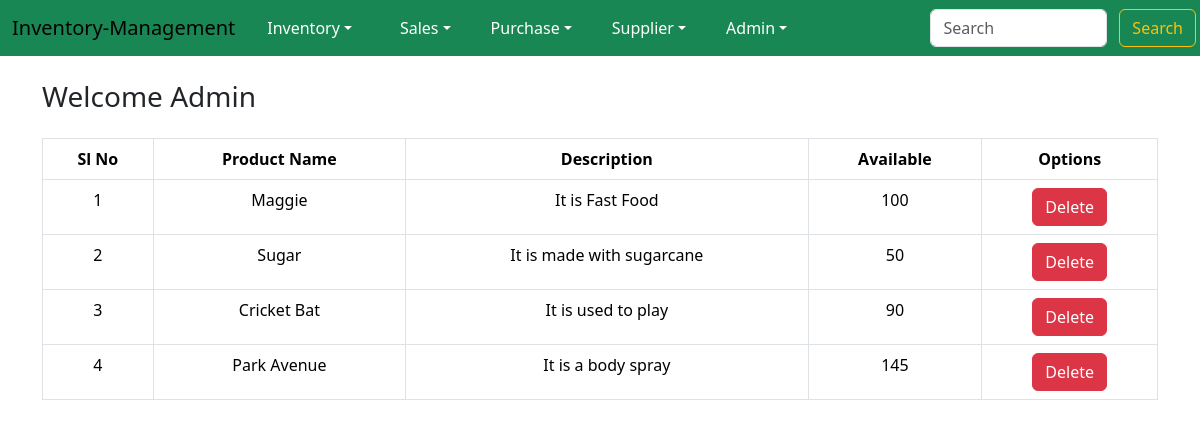
Page /index/ (signed in) on the committed database.
### inventory/models.py (models this page shows, shortened)
class InventoryModel(models.Model):
    product_name = models.CharField(max_length=100)
    product_description = models.TextField()
    available_quantity = models.IntegerField()

### inventory/views.py (the view)
# urls.py: path('index/', views.index, name='index'),
@login_required
def index(request):
    model = InventoryModel.objects.all()
    low_stock_items = InventoryModel.objects.filter(available_quantity__lt = 3)
    if low_stock_items.exists():
        messages.warning(request,"some item have a quantity less than 3 ")
    return render(request, 'inventory/index.html', {
        'model': model
    })

### inventory/templates/inventory/index.html (shortened to what this page needs)
{% extends 'base.html' %}
{% block content %}
    <div class='container'>
        <h3 class='mt-4 mb-4'> Welcome {{user.username|capfirst}} </h3>
        <table class="table table-hover table-bordered text-center">
            <thead>
              <tr>
                <th scope="col">Sl No</th>
                <th scope="col">Product Name</th>
                <th scope="col">Description</th>
                <th scope="col">Available</th>
                <th scope="col">Options</th>
              </tr>
            </thead>
            <tbody>
                {% for row in model %}
                    <tr>
                        <td>{{ forloop.counter }}</td>
                        <td>{{ row.product_name }}</td>
                        <td>{{ row.product_description }}</td>
                        <td>{{ row.available_quantity }}</td>
                        <td>
                            <a class='btn btn-danger' href={% url 'delete-stock' row.product_name %}>Delete</a></td>
                    </tr>
                {% endfor %}
            </tbody>
          </table>
    </div>
{% endblock %}

### templates/base.html (shortened to what this page needs)
<!DOCTYPE html>
<html lang="en">
<head>
    <link href="https://cdn.jsdelivr.net/npm/bootstrap@5.3.3/dist/css/bootstrap.min.css" rel="stylesheet">
</head>
</head>
<body>
    <nav class="navbar navbar-expand-lg bg-success">
        <div class="container-fluid">
            <a class="navbar-brand" href="#">
                Inventory-Management
            </a>
            <div class="collapse navbar-collapse" id="navbarSupportedContent">
                <ul class="navbar-nav me-auto mb-2 mb-lg-0">
                    {% if not user.is_authenticated %}
                        <li class="nav-item mx-2">
                            <a class="nav-link text-white" href="{% url 'sign-up' %}">Sign Up</a>
                        </li>
                    {% else %}
                            <li class="nav-item dropdown me-4">
                                    <a class="nav-link text-white dropdown-toggle mx-2" href="{% url 'index' %} id="navbarDarkDropdownMenuLink" role="button" data-bs-toggle="dropdown" aria-expanded="false"">Inventory</a>
                                </li>
                                <li class="nav-item dropdown me-4">
                                    <a class="nav-link text-white dropdown-toggle" href="{% url 'index' %} id="navbarDarkDropdownMenuLink" role="button" data-bs-toggle="dropdown" aria-expanded="false"">Sales</a>
                                </li>
                                <li class="nav-item dropdown me-4">
                                    <a class="nav-link text-white dropdown-toggle" href="#" id="navbarDarkDropdownMenuLink" role="button" data-bs-toggle="dropdown" aria-expanded="false">Purchase</a>
                                </li>
                                <li class="nav-item dropdown me-4">
                                    <a class="nav-link text-white dropdown-toggle" href="#" id="navbarDarkDropdownMenuLink" role="button" data-bs-toggle="dropdown" aria-expanded="false">Supplier</a>
                                </li>
                                <li class="nav-item dropdown me-4">
                                    <a class="nav-link text-white dropdown-toggle" href="#" id="navbarDarkDropdownMenuLink" role="button" data-bs-toggle="dropdown" aria-expanded="false">{{user.username|capfirst}}</a>
                                </li>
                            </ul>
                        </div>
                    {% endif %}
            </div>
            <div class="justify-content-end">
                <form class="d-flex" role="search" action='{% url 'search' %}' method="GET">
                    <input class="form-control me-2" type="search" placeholder="Search" aria-label="Search" name='q'>
                    <button class="btn btn-outline-warning mx-1" type="submit">Search</button>
                </form>
            </div>
      </nav>
    {% block content %}
    {% endblock %}
</body>
</html>

### rows in the picture
InventoryModel: product_name "Maggie", product_description "It is Fast Food", available_quantity "100"
InventoryModel: product_name "Sugar", product_description "It is made with sugarcane", available_quantity "50"
InventoryModel: product_name "Cricket Bat", product_description "It is used to play", available_quantity "90"
InventoryModel: product_name "Park Avenue", product_description "It is a body spray", available_quantity "145"

### other values in the picture
{{ user.username|capfirst }} "Admin"
